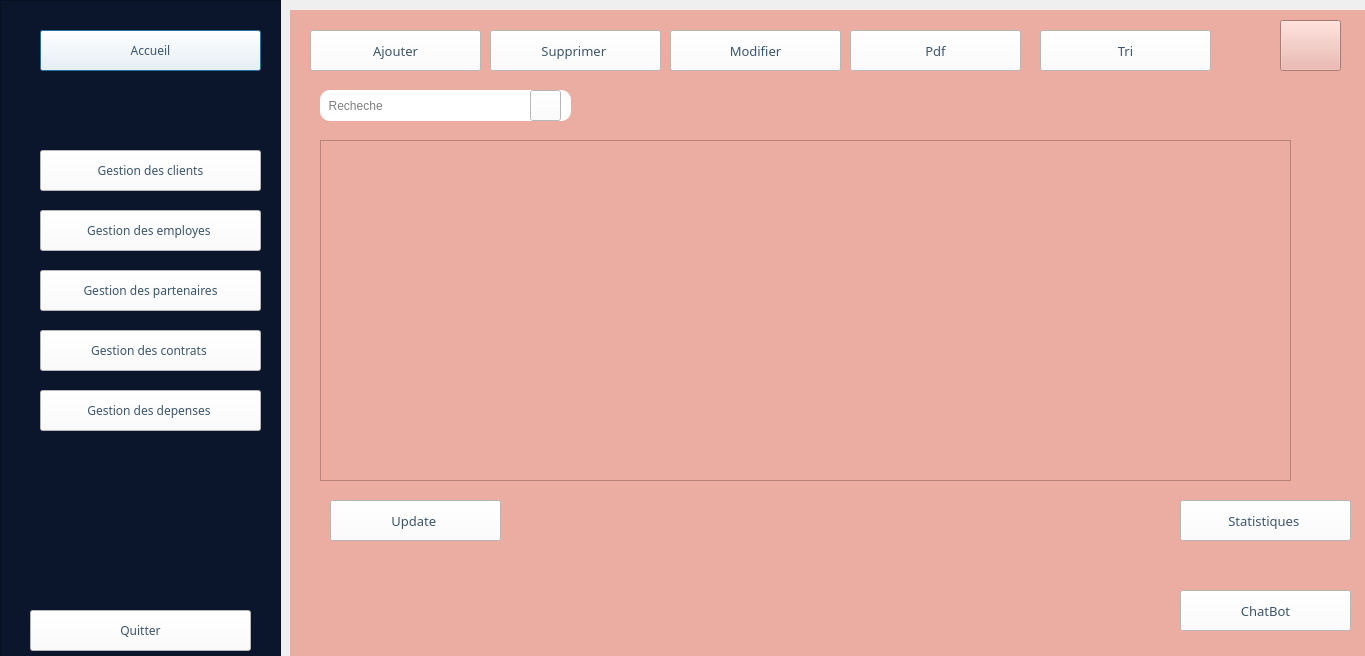
<?xml version="1.0" encoding="UTF-8"?>
<ui version="4.0">
 <class>interface</class>
 <widget class="QDialog" name="interface">
  <property name="geometry">
   <rect>
    <x>0</x>
    <y>0</y>
    <width>1365</width>
    <height>656</height>
   </rect>
  </property>
  <property name="windowTitle">
   <string>Dialog</string>
  </property>
  <widget class="QFrame" name="frame">
   <property name="geometry">
    <rect>
     <x>0</x>
     <y>0</y>
     <width>281</width>
     <height>791</height>
    </rect>
   </property>
   <property name="styleSheet">
    <string notr="true">background-color: rgb(11, 22, 44);</string>
   </property>
   <property name="frameShape">
    <enum>QFrame::StyledPanel</enum>
   </property>
   <property name="frameShadow">
    <enum>QFrame::Raised</enum>
   </property>
   <widget class="QPushButton" name="pushButton">
    <property name="geometry">
     <rect>
      <x>40</x>
      <y>30</y>
      <width>221</width>
      <height>41</height>
     </rect>
    </property>
    <property name="font">
     <font>
      <family>Showcard Gothic</family>
     </font>
    </property>
    <property name="styleSheet">
     <string notr="true">background-color: rgb(255, 255, 255);
color: rgb(59, 85, 109);
  padding: 10px ;</string>
    </property>
    <property name="text">
     <string>Accueil</string>
    </property>
   </widget>
   <widget class="QPushButton" name="pushButton_2">
    <property name="geometry">
     <rect>
      <x>40</x>
      <y>150</y>
      <width>221</width>
      <height>41</height>
     </rect>
    </property>
    <property name="font">
     <font>
      <family>Showcard Gothic</family>
     </font>
    </property>
    <property name="styleSheet">
     <string notr="true">background-color: rgb(255, 255, 255);
color: rgb(59, 85, 109);</string>
    </property>
    <property name="text">
     <string>Gestion des clients</string>
    </property>
   </widget>
   <widget class="QPushButton" name="pushButton_3">
    <property name="geometry">
     <rect>
      <x>40</x>
      <y>210</y>
      <width>221</width>
      <height>41</height>
     </rect>
    </property>
    <property name="font">
     <font>
      <family>Showcard Gothic</family>
     </font>
    </property>
    <property name="styleSheet">
     <string notr="true">background-color: rgb(255, 255, 255);
color: rgb(59, 85, 109);</string>
    </property>
    <property name="text">
     <string>Gestion des employes </string>
    </property>
   </widget>
   <widget class="QPushButton" name="pushButton_4">
    <property name="geometry">
     <rect>
      <x>40</x>
      <y>270</y>
      <width>221</width>
      <height>41</height>
     </rect>
    </property>
    <property name="font">
     <font>
      <family>Showcard Gothic</family>
     </font>
    </property>
    <property name="styleSheet">
     <string notr="true">background-color: rgb(255, 255, 255);
color: rgb(59, 85, 109);</string>
    </property>
    <property name="text">
     <string>Gestion des partenaires</string>
    </property>
   </widget>
   <widget class="QPushButton" name="pushButton_5">
    <property name="geometry">
     <rect>
      <x>40</x>
      <y>330</y>
      <width>221</width>
      <height>41</height>
     </rect>
    </property>
    <property name="font">
     <font>
      <family>Showcard Gothic</family>
     </font>
    </property>
    <property name="styleSheet">
     <string notr="true">background-color: rgb(255, 255, 255);
color: rgb(59, 85, 109);</string>
    </property>
    <property name="text">
     <string>Gestion des contrats </string>
    </property>
   </widget>
   <widget class="QPushButton" name="pushButton_6">
    <property name="geometry">
     <rect>
      <x>40</x>
      <y>390</y>
      <width>221</width>
      <height>41</height>
     </rect>
    </property>
    <property name="font">
     <font>
      <family>Showcard Gothic</family>
     </font>
    </property>
    <property name="styleSheet">
     <string notr="true">background-color: rgb(255, 255, 255);
color: rgb(59, 85, 109);</string>
    </property>
    <property name="text">
     <string>Gestion des depenses </string>
    </property>
   </widget>
   <widget class="QPushButton" name="pushButton_7">
    <property name="geometry">
     <rect>
      <x>30</x>
      <y>610</y>
      <width>221</width>
      <height>41</height>
     </rect>
    </property>
    <property name="font">
     <font>
      <family>Showcard Gothic</family>
     </font>
    </property>
    <property name="styleSheet">
     <string notr="true">background-color: rgb(255, 255, 255);
color: rgb(59, 85, 109);</string>
    </property>
    <property name="text">
     <string>Quitter</string>
    </property>
   </widget>
  </widget>
  <widget class="QWidget" name="widget" native="true">
   <property name="geometry">
    <rect>
     <x>290</x>
     <y>10</y>
     <width>1101</width>
     <height>651</height>
    </rect>
   </property>
   <property name="styleSheet">
    <string notr="true">background-color: rgb(235, 172, 162);
</string>
   </property>
   <widget class="QPushButton" name="pushButton_8">
    <property name="geometry">
     <rect>
      <x>20</x>
      <y>20</y>
      <width>171</width>
      <height>41</height>
     </rect>
    </property>
    <property name="font">
     <font>
      <family>Showcard Gothic</family>
      <pointsize>10</pointsize>
     </font>
    </property>
    <property name="styleSheet">
     <string notr="true">color: rgb(59, 85, 109);
background-color: rgb(255, 255, 255);</string>
    </property>
    <property name="text">
     <string>Ajouter</string>
    </property>
   </widget>
   <widget class="QPushButton" name="pushButton_9">
    <property name="geometry">
     <rect>
      <x>200</x>
      <y>20</y>
      <width>171</width>
      <height>41</height>
     </rect>
    </property>
    <property name="font">
     <font>
      <family>Showcard Gothic</family>
      <pointsize>10</pointsize>
     </font>
    </property>
    <property name="styleSheet">
     <string notr="true">color: rgb(59, 85, 109);
background-color: rgb(255, 255, 255);</string>
    </property>
    <property name="text">
     <string>Supprimer </string>
    </property>
   </widget>
   <widget class="QPushButton" name="pushButton_10">
    <property name="geometry">
     <rect>
      <x>380</x>
      <y>20</y>
      <width>171</width>
      <height>41</height>
     </rect>
    </property>
    <property name="font">
     <font>
      <family>Showcard Gothic</family>
      <pointsize>10</pointsize>
     </font>
    </property>
    <property name="styleSheet">
     <string notr="true">color: rgb(59, 85, 109);
background-color: rgb(255, 255, 255);</string>
    </property>
    <property name="text">
     <string>Modifier</string>
    </property>
   </widget>
   <widget class="QPushButton" name="pushButton_12">
    <property name="geometry">
     <rect>
      <x>560</x>
      <y>20</y>
      <width>171</width>
      <height>41</height>
     </rect>
    </property>
    <property name="font">
     <font>
      <family>Showcard Gothic</family>
      <pointsize>10</pointsize>
     </font>
    </property>
    <property name="styleSheet">
     <string notr="true">color: rgb(59, 85, 109);
background-color: rgb(255, 255, 255);</string>
    </property>
    <property name="text">
     <string>Pdf</string>
    </property>
   </widget>
   <widget class="QPushButton" name="pushButton_11">
    <property name="geometry">
     <rect>
      <x>40</x>
      <y>490</y>
      <width>171</width>
      <height>41</height>
     </rect>
    </property>
    <property name="font">
     <font>
      <family>Showcard Gothic</family>
      <pointsize>10</pointsize>
     </font>
    </property>
    <property name="styleSheet">
     <string notr="true">color: rgb(59, 85, 109);
background-color: rgb(255, 255, 255);</string>
    </property>
    <property name="text">
     <string>Update </string>
    </property>
   </widget>
   <widget class="QTableView" name="listEmployetableView">
    <property name="geometry">
     <rect>
      <x>30</x>
      <y>130</y>
      <width>971</width>
      <height>341</height>
     </rect>
    </property>
    <property name="font">
     <font>
      <family>Trebuchet MS</family>
      <pointsize>9</pointsize>
      <italic>true</italic>
      <bold>false</bold>
     </font>
    </property>
    <property name="styleSheet">
     <string notr="true">
font: italic 9pt &quot;Trebuchet MS&quot;;</string>
    </property>
   </widget>
   <widget class="QPushButton" name="pushButton_13">
    <property name="geometry">
     <rect>
      <x>750</x>
      <y>20</y>
      <width>171</width>
      <height>41</height>
     </rect>
    </property>
    <property name="font">
     <font>
      <family>Showcard Gothic</family>
      <pointsize>10</pointsize>
     </font>
    </property>
    <property name="styleSheet">
     <string notr="true">color: rgb(59, 85, 109);
background-color: rgb(255, 255, 255);</string>
    </property>
    <property name="text">
     <string>Tri</string>
    </property>
   </widget>
   <widget class="QPushButton" name="pushButton_15">
    <property name="geometry">
     <rect>
      <x>890</x>
      <y>580</y>
      <width>171</width>
      <height>41</height>
     </rect>
    </property>
    <property name="font">
     <font>
      <family>Showcard Gothic</family>
      <pointsize>10</pointsize>
     </font>
    </property>
    <property name="styleSheet">
     <string notr="true">color: rgb(59, 85, 109);
background-color: rgb(255, 255, 255);</string>
    </property>
    <property name="text">
     <string>ChatBot</string>
    </property>
   </widget>
   <widget class="QLineEdit" name="lineEdit">
    <property name="geometry">
     <rect>
      <x>30</x>
      <y>80</y>
      <width>251</width>
      <height>31</height>
     </rect>
    </property>
    <property name="styleSheet">
     <string notr="true">background-color: rgb(255, 255, 255);
border-radius: 10px;</string>
    </property>
    <property name="placeholderText">
     <string>  Recheche</string>
    </property>
   </widget>
   <widget class="QPushButton" name="pushButton_14">
    <property name="geometry">
     <rect>
      <x>240</x>
      <y>80</y>
      <width>31</width>
      <height>31</height>
     </rect>
    </property>
    <property name="styleSheet">
     <string notr="true">background-color: rgb(255, 255, 255);</string>
    </property>
    <property name="text">
     <string/>
    </property>
    <property name="icon">
     <iconset>
      <normaloff>../../../Pictures/research.png</normaloff>../../../Pictures/research.png</iconset>
    </property>
   </widget>
   <widget class="QPushButton" name="pushButton_16">
    <property name="geometry">
     <rect>
      <x>890</x>
      <y>490</y>
      <width>171</width>
      <height>41</height>
     </rect>
    </property>
    <property name="font">
     <font>
      <family>Showcard Gothic</family>
      <pointsize>10</pointsize>
     </font>
    </property>
    <property name="styleSheet">
     <string notr="true">color: rgb(59, 85, 109);
background-color: rgb(255, 255, 255);</string>
    </property>
    <property name="text">
     <string>Statistiques </string>
    </property>
   </widget>
   <widget class="QPushButton" name="pushButton_17">
    <property name="geometry">
     <rect>
      <x>990</x>
      <y>10</y>
      <width>61</width>
      <height>51</height>
     </rect>
    </property>
    <property name="styleSheet">
     <string notr="true"/>
    </property>
    <property name="text">
     <string/>
    </property>
    <property name="icon">
     <iconset>
      <normaloff>../../../Pictures/png-transparent-red-bell-notification-thumbnail.png</normaloff>../../../Pictures/png-transparent-red-bell-notification-thumbnail.png</iconset>
    </property>
   </widget>
  </widget>
 </widget>
 <resources/>
 <connections/>
</ui>
